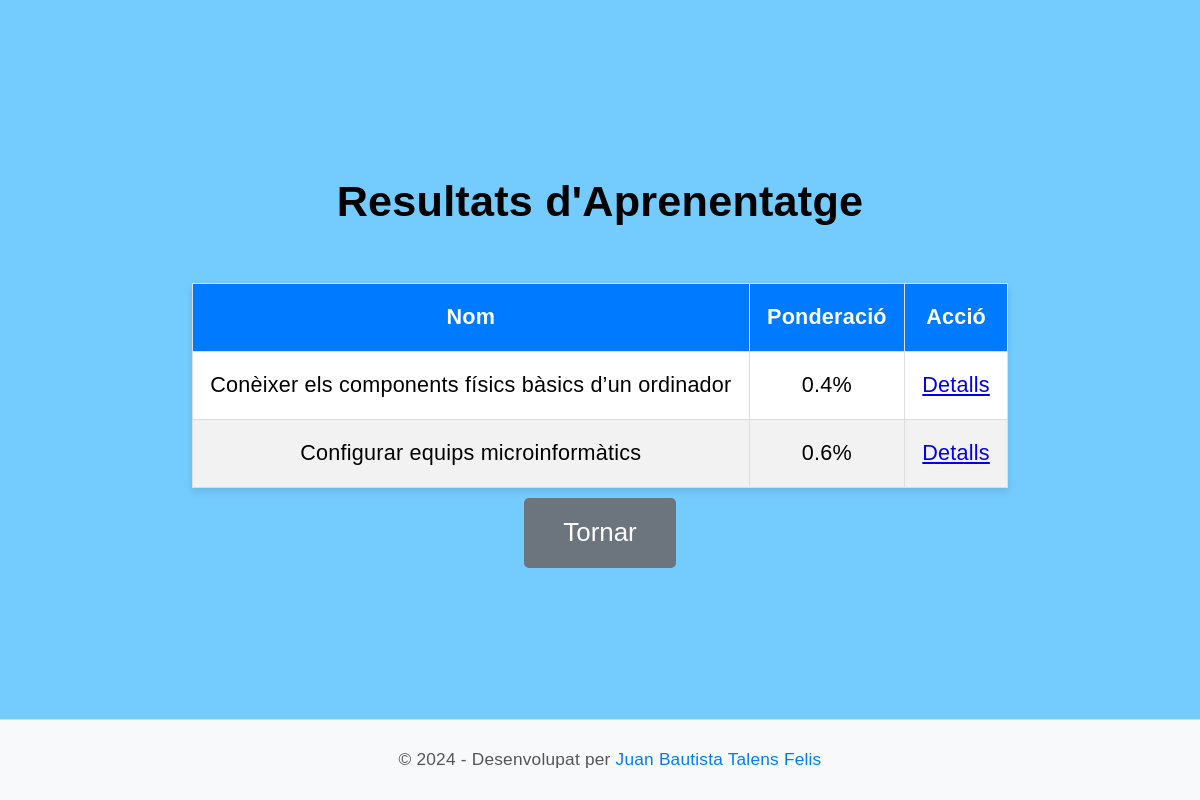
The app's page /modul/1 with its own data.
### tables this page shows
CREATE TABLE RA (
    id_ra INTEGER PRIMARY KEY AUTOINCREMENT,
    nom TEXT NOT NULL,
    ponderacio REAL,
    id_modul INTEGER NOT NULL,
    FOREIGN KEY (id_modul) REFERENCES Modul(id_modul) ON DELETE CASCADE
);

### app.py (the view)
@app.route('/modul/<int:id_modul>')
def veure_modul(id_modul):
    conn = sqlite3.connect(DB_PATH)
    cursor = conn.cursor()
    cursor.execute("""
        SELECT RA.id_ra, RA.nom, RA.ponderacio
        FROM RA
        WHERE RA.id_modul = ?
    """, (id_modul,))
    ras = cursor.fetchall()
    conn.close()
    return render_template('ras.html', ras=ras, id_modul=id_modul)

### templates/ras.html (shortened to what this page needs)
<!DOCTYPE html>
<html lang="ca">
<head>
    <link rel="stylesheet" href="/static/style.css">
</head>
<body>
    <div class="container">
        <h1>Resultats d'Aprenentatge</h1>
        <table>
            <thead>
                <tr>
                    <th>Nom</th>
                    <th>Ponderació</th>
                    <th>Acció</th>
                </tr>
            </thead>
            <tbody>
                {% for ra in ras %}
                    <tr>
                        <td>{{ ra[1] }}</td>
                        <td>{{ ra[2] }}%</td>
                        <td><a href="/ra/{{ ra[0] }}" class="action-link">Detalls</a></td>
                    </tr>
                {% endfor %}
            </tbody>
        </table>
        <button onclick="location.href='/'" class="back-button">Tornar</button>
    </div>
    <footer>
        <p>&copy; 2024 - Desenvolupat per <a href="https://juatafe.github.io" target="_blank">Juan Bautista Talens Felis</a></p>
    </footer>
</body>
</html>

### static/style.css (style rules this page uses)
:root { --primary-color: #007BFF; --primary-hover-color: #0056b3; --secondary-color: #6c757d; --secondary-hover-color: #5a6268; --background-color: rgb(116, 203, 253); --text-color: white; font-size: calc(0.6em + 1vw); }
body { font-size: 1rem; margin: 0; line-height: 1.5; letter-spacing: 0.01em; background-color: var(--background-color); font-family: Arial, sans-serif; display: flex; flex-direction: column; min-height: 100vh; }
.container { flex: 1; display: flex; flex-direction: column; align-items: center; justify-content: center; max-width: 1200px; margin: auto; padding: 1em; }
button { padding: 0.8em 1.5em; margin: 10px; background-color: var(--primary-color); color: var(--text-color); border: none; border-radius: 5px; cursor: pointer; font-size: 1.2rem; transition: background-color 0.3s ease; }
.back-button { background-color: var(--secondary-color); }
table { width: 100%; border-collapse: collapse; margin-top: 20px; background-color: white; box-shadow: 0 4px 8px rgba(0, 0, 0, 0.1); font-size: 1rem; }
table th, table td { border: 1px solid #ddd; padding: 0.8em; text-align: center; }
table th { background-color: var(--primary-color); color: var(--text-color); font-weight: bold; }
table tbody tr:nth-child(even) { background-color: #f2f2f2; }
footer { background-color: #f8f9fa; padding: 10px; text-align: center; font-size: 0.8rem; color: #555; border-top: 1px solid #ddd; width: 100%; position: relative; bottom: 0; }
footer a { color: var(--primary-color); text-decoration: none; }

### records on screen
RA: nom "Conèixer els components físics bàsics d’un ordinador", ponderacio "0.4"
RA: nom "Configurar equips microinformàtics", ponderacio "0.6"
